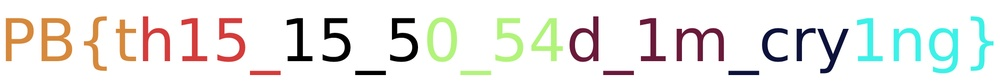
#> input picture ppc/odd_old_story/task_source/good.jpg, 1000 x 84 px, shrunk from 4000 x 338 before the run
$ python exploit.py
#> lines starting #> are read from the running program, lines starting #| are printed output that depends on the picture
### ppc/odd_old_story/task_source/common.py
from PIL import Image
import numpy as np


def invert_vertical(img):
    arr = np.array(img)
    arr[:, 1::2] = arr[:, 1::2][::-1, :]
    return Image.fromarray(arr)

def invert_horizontal(img):
    arr = np.array(img)
    arr[0::2, :] = arr[0::2, :][:, ::-1]
    return Image.fromarray(arr)

### ppc/odd_old_story/task_source/exploit.py
from PIL import Image

from common import invert_vertical, invert_horizontal


if __name__ == '__main__':
    img = Image.open(input("Image file name: "))
#> the answer given: good.jpg
#> img is the input picture: PIL image 1000x84 RGB; mean R, G, B 236, 235.3, 232
    invert_vertical(invert_horizontal(img)).show()
#> in invert_horizontal, `arr[0::2, :] = arr[0::2, :][:, ::-1]`:
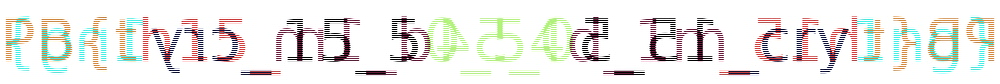
#> arr: shape (84, 1000, 3); mean R, G, B 236, 235.3, 232
#> in invert_vertical, `arr[:, 1::2] = arr[:, 1::2][::-1, :]`:
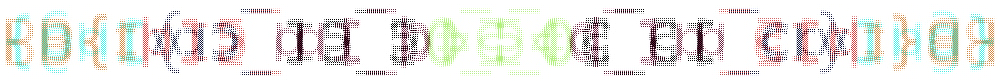
#> arr: shape (84, 1000, 3); mean R, G, B 236, 235.3, 232
